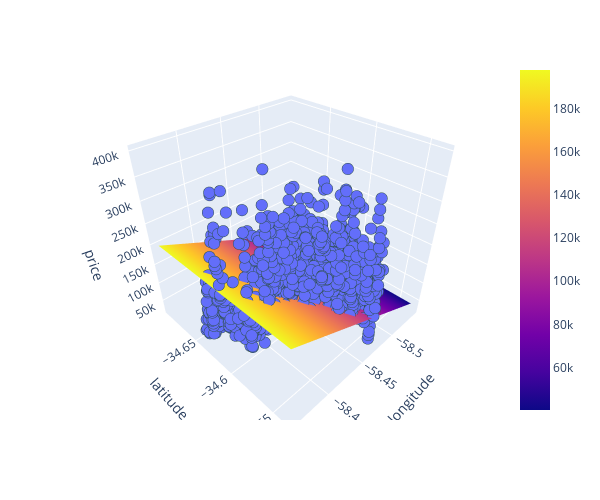

The notebook cell saved with this chart:
### Markdown cell above
At the start of this section, you thought about how we would represent our linear model in a 3D plot. So let's do it!

### Code cell
fig = px.scatter_3d(
    df,
    x= "lon",
    y= "lat",
    z= "price_aprox_usd",
    labels={"lon": "longitude", "lat": "latitude", "price_aprox_usd": "price"},
    width=600,
    height=500,
)

# Create x and y coordinates for model representation
x_plane = np.linspace(df["lon"].min(), df["lon"].max(), 10)
y_plane = np.linspace(df["lat"].min(), df["lat"].max(), 10)
xx, yy = np.meshgrid(x_plane, y_plane)

# Use model to predict z coordinates
z_plane = model.predict(pd.DataFrame({"lon": x_plane, "lat": y_plane}))
zz = np.tile(z_plane, (10, 1))

# Add plane to figure
fig.add_trace(go.Surface(x=xx, y=yy, z=zz))

# Refine formatting
fig.update_traces(
    marker={"size": 4, "line": {"width": 2, "color": "DarkSlateGrey"}},
    selector={"mode": "markers"},
)

# Display figure
fig.show()

### Figure 1 — Plotly figure (JSON) as saved in the notebook; plotly's stock layout.template omitted (floating-point values rounded to 4 significant figures; data arrays with more than 128 entries replaced by an {"elided": "..."} marker saying what was removed)
{"data": [{"hovertemplate": "longitude=%{x}<br>latitude=%{y}<br>price=%{z}<extra></extra>", "legendgroup": "", "marker": {"color": "#636efa", "line": {"color": "DarkSlateGrey", "width": 2}, "size": 4, "symbol": "circle"}, "mode": "markers", "name": "", "scene": "scene", "showlegend": false, "type": "scatter3d", "x": {"elided": "2658 float values"}, "y": {"elided": "2658 float values"}, "z": {"elided": "2658 float values"}}, {"type": "surface", "x": [[-58.54, -58.52, -58.5, -58.48, -58.46, -58.44, -58.42, -58.4, -58.38, -58.36], [-58.54, -58.52, -58.5, -58.48, -58.46, -58.44, -58.42, -58.4, -58.38, -58.36], [-58.54, -58.52, -58.5, -58.48, -58.46, -58.44, -58.42, -58.4, -58.38, -58.36], [-58.54, -58.52, -58.5, -58.48, -58.46, -58.44, -58.42, -58.4, -58.38, -58.36], [-58.54, -58.52, -58.5, -58.48, -58.46, -58.44, -58.42, -58.4, -58.38, -58.36], [-58.54, -58.52, -58.5, -58.48, -58.46, -58.44, -58.42, -58.4, -58.38, -58.36], [-58.54, -58.52, -58.5, -58.48, -58.46, -58.44, -58.42, -58.4, -58.38, -58.36], [-58.54, -58.52, -58.5, -58.48, -58.46, -58.44, -58.42, -58.4, -58.38, -58.36], [-58.54, -58.52, -58.5, -58.48, -58.46, -58.44, -58.42, -58.4, -58.38, -58.36], [-58.54, -58.52, -58.5, -58.48, -58.46, -58.44, -58.42, -58.4, -58.38, -58.36]], "y": [[-34.69, -34.69, -34.69, -34.69, -34.69, -34.69, -34.69, -34.69, -34.69, -34.69], [-34.68, -34.68, -34.68, -34.68, -34.68, -34.68, -34.68, -34.68, -34.68, -34.68], [-34.66, -34.66, -34.66, -34.66, -34.66, -34.66, -34.66, -34.66, -34.66, -34.66], [-34.64, -34.64, -34.64, -34.64, -34.64, -34.64, -34.64, -34.64, -34.64, -34.64], [-34.62, -34.62, -34.62, -34.62, -34.62, -34.62, -34.62, -34.62, -34.62, -34.62], [-34.61, -34.61, -34.61, -34.61, -34.61, -34.61, -34.61, -34.61, -34.61, -34.61], [-34.59, -34.59, -34.59, -34.59, -34.59, -34.59, -34.59, -34.59, -34.59, -34.59], [-34.57, -34.57, -34.57, -34.57, -34.57, -34.57, -34.57, -34.57, -34.57, -34.57], [-34.55, -34.55, -34.55, -34.55, -34.55, -34.55, -34.55, -34.55, -34.55, -34.55], [-34.54, -34.54, -34.54, -34.54, -34.54, -34.54, -34.54, -34.54, -34.54, -34.54]], "z": [[40320.0, 57810.0, 75300.0, 92790.0, 110300.0, 127800.0, 145300.0, 162800.0, 180300.0, 197700.0], [40320.0, 57810.0, 75300.0, 92790.0, 110300.0, 127800.0, 145300.0, 162800.0, 180300.0, 197700.0], [40320.0, 57810.0, 75300.0, 92790.0, 110300.0, 127800.0, 145300.0, 162800.0, 180300.0, 197700.0], [40320.0, 57810.0, 75300.0, 92790.0, 110300.0, 127800.0, 145300.0, 162800.0, 180300.0, 197700.0], [40320.0, 57810.0, 75300.0, 92790.0, 110300.0, 127800.0, 145300.0, 162800.0, 180300.0, 197700.0], [40320.0, 57810.0, 75300.0, 92790.0, 110300.0, 127800.0, 145300.0, 162800.0, 180300.0, 197700.0], [40320.0, 57810.0, 75300.0, 92790.0, 110300.0, 127800.0, 145300.0, 162800.0, 180300.0, 197700.0], [40320.0, 57810.0, 75300.0, 92790.0, 110300.0, 127800.0, 145300.0, 162800.0, 180300.0, 197700.0], [40320.0, 57810.0, 75300.0, 92790.0, 110300.0, 127800.0, 145300.0, 162800.0, 180300.0, 197700.0], [40320.0, 57810.0, 75300.0, 92790.0, 110300.0, 127800.0, 145300.0, 162800.0, 180300.0, 197700.0]]}], "layout": {"height": 500, "legend": {"tracegroupgap": 0}, "margin": {"t": 60}, "scene": {"domain": {"x": [0, 1], "y": [0, 1]}, "xaxis": {"title": {"text": "longitude"}}, "yaxis": {"title": {"text": "latitude"}}, "zaxis": {"title": {"text": "price"}}}, "width": 600}}
